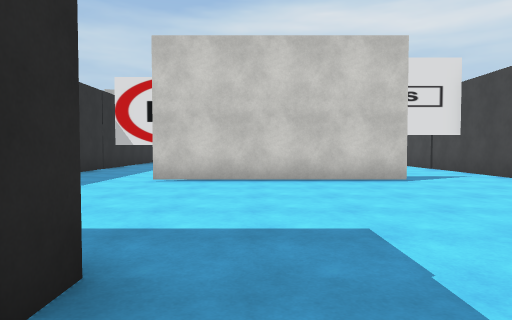
view 1 (above)

21 first-person views from a walk through a Unity game level. The camera is 1.3 m above the floor, tilts 2° down and sees 75° across. The floor is counted in squares, 2 m on a side. Each view is taken from the middle of a square. On the plan, view 1 faces up. The plan holds only what a view shows up to about 10 squares ahead; the rest is blank. The place goes on beyond the plan. The player is left out. Some surface patterns are stand-ins.

view 2
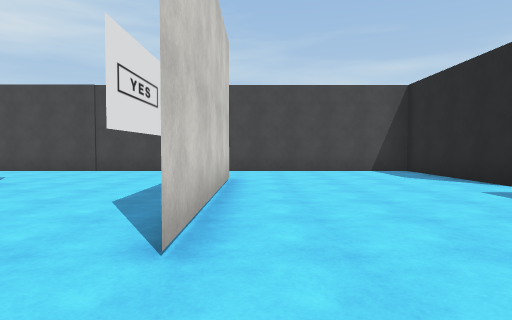

view 3
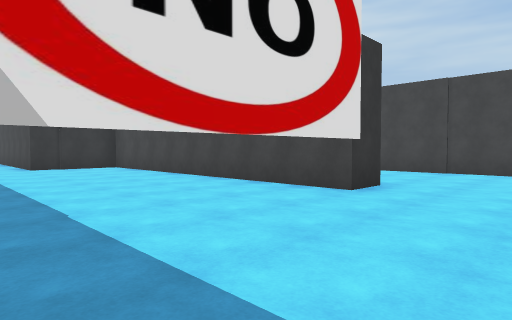

view 4
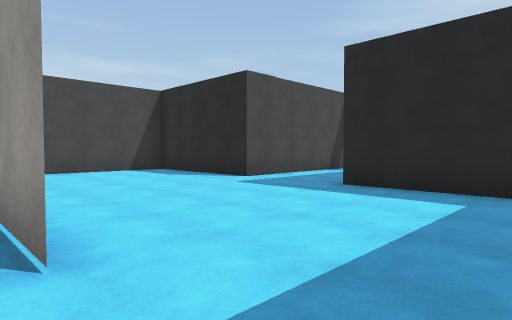

view 5
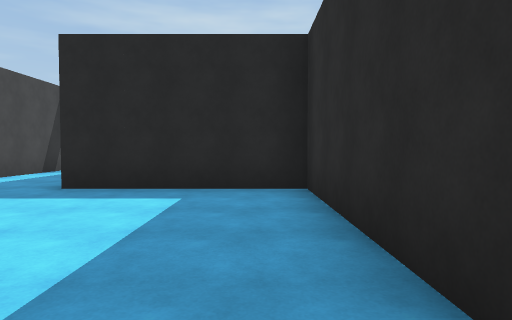

view 6
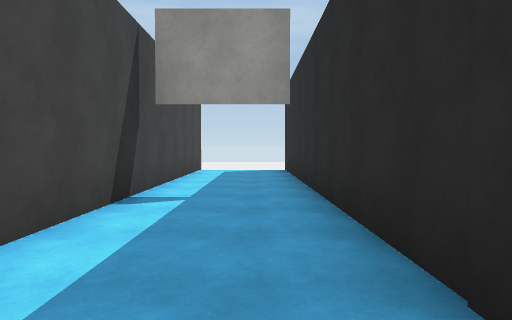

view 7
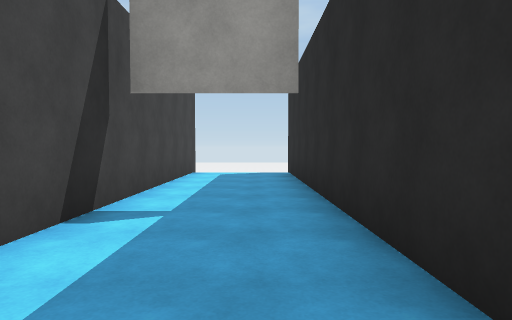

view 8
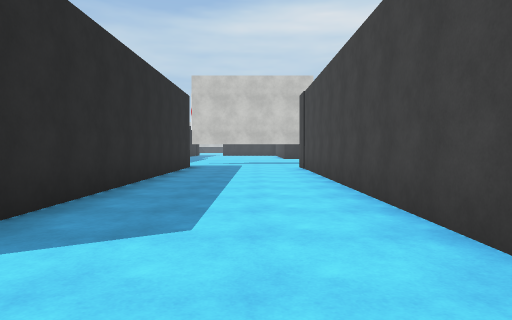

view 9
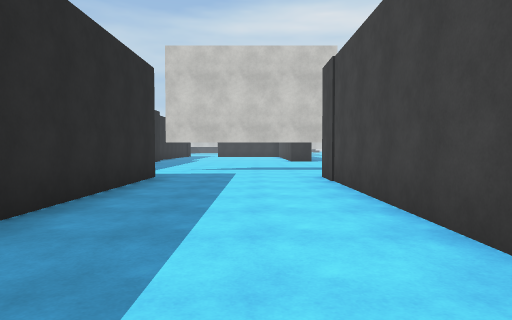

view 10
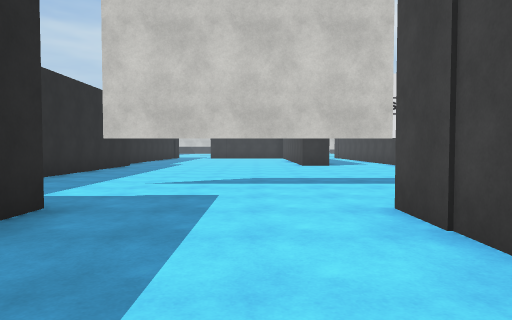

view 11
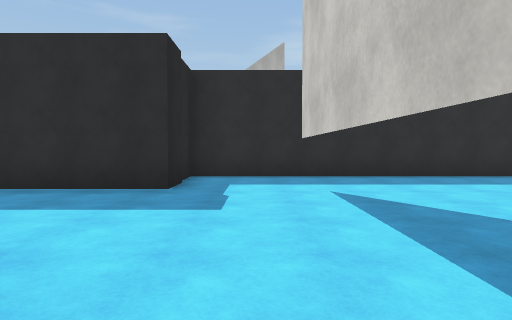

view 12
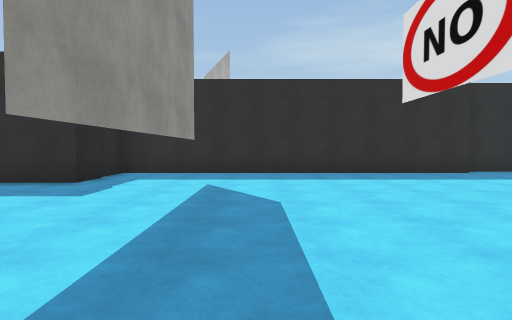

view 13
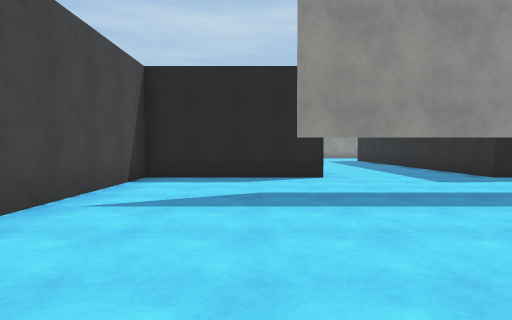

view 14
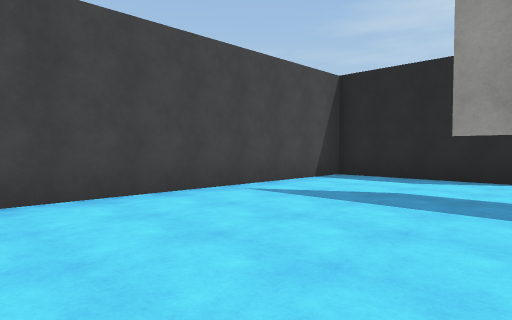

view 15
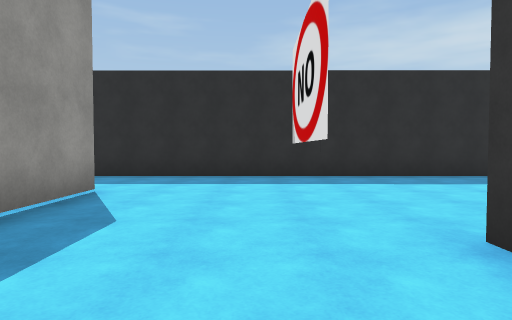

view 16
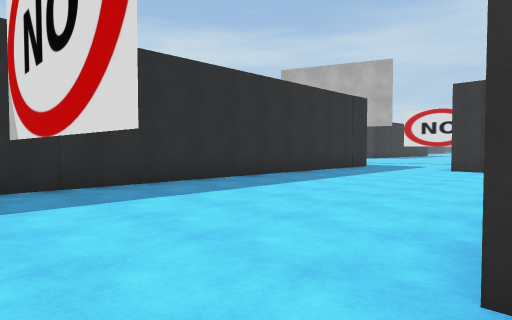

view 17
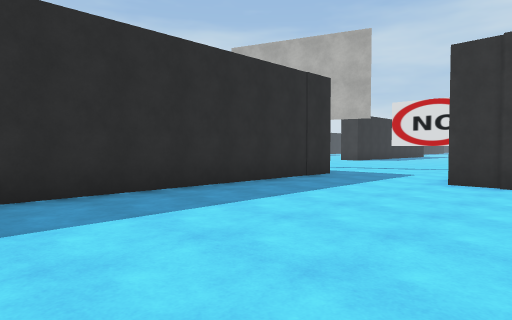

view 18
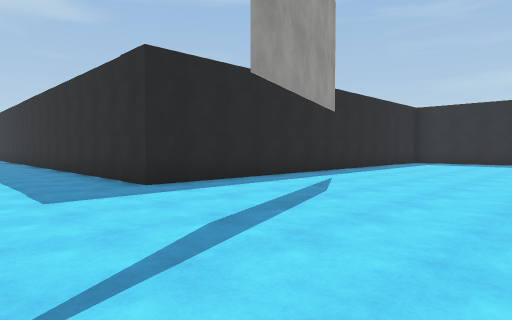

view 19
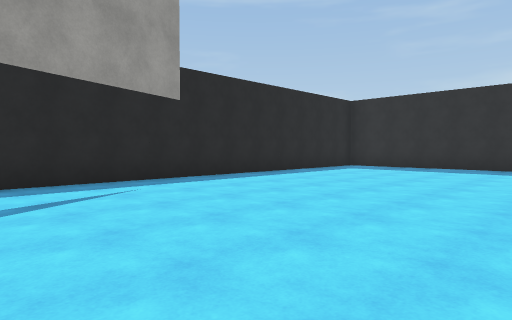

view 20
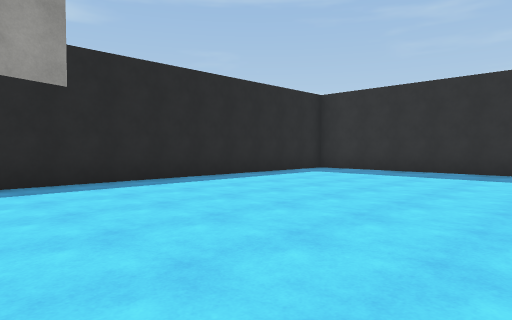

view 21
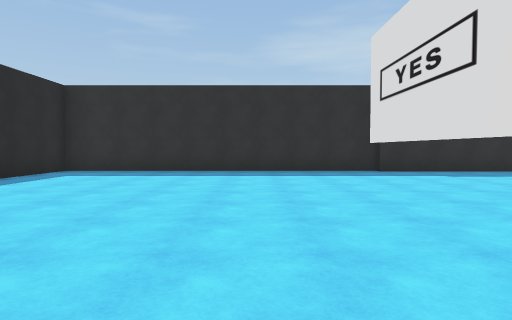

### Floor plan
Key: @ floor where view 1 was taken; # wall or solid block; . floor; = window, fence, low wall or low ledge; T thing the floor can be seen under or through.
Columns run from 18 left of view 1 to 10 right of it. Each row starts with its distance up from view 1.
 28 #...####.        #.... .....
 27 #............    #..........#
 26 #................#..........#
 25 #................#..........#
 24 #................#..........#
 23 #................#..TTTTT...#
 22 #................#..........#
 21 #................#..........#
 20 ##############...###....#####
 19              #.....#....#
 18              #.....#....#
 17              #.....#....#
 16              #.....#....#
 15              #.....#....#
 14              #.....#....#
 13              #.....#....#
 12              #.....#....#
 11              #.....#....#
 10              #####......#
  9              #..........#
  8              #..........#
  7              #..#####...#
  6              #..........#
  5              #..........#
  4              #..........#
  3              #..........#
  2              #..........#
  1              #####..#####
  0                  #@.#
 -1                  #..#
 -2                  #..#
 -3                  #..#
 -4                  #..#
 -5                  #..#
 -6                  #..#
 -7                  #..#
 -8                  #==#

Where each view was taken, in squares from view 1:
view 1: 0 up, 0 right, facing up
view 2: 6 up, 4 left, facing right
view 3: 8 up, 4 left, facing up-right
view 4: 7 up, 4 left, facing down-right
view 5: 7 up, 4 left, facing down
view 6: 2 up, 0 right, facing down
view 7: 1 up, 0 right, facing down
view 8: 9 up, 4 right, facing up
view 9: 13 up, 4 right, facing up
view 10: 17 up, 4 right, facing up
view 11: 22 up, 7 right, facing left
view 12: 24 up, 8 right, facing left
view 13: 28 up, 7 right, facing down
view 14: 28 up, 5 right, facing down-right
view 15: 9 up, 3 right, facing left
view 16: 9 up, 1 right, facing up-left
view 17: 13 up, 0 right, facing up-left
view 18: 26 up, 2 left, facing down-left
view 19: 27 up, 6 left, facing down-left
view 20: 27 up, 8 left, facing down-left
view 21: 26 up, 8 left, facing left
